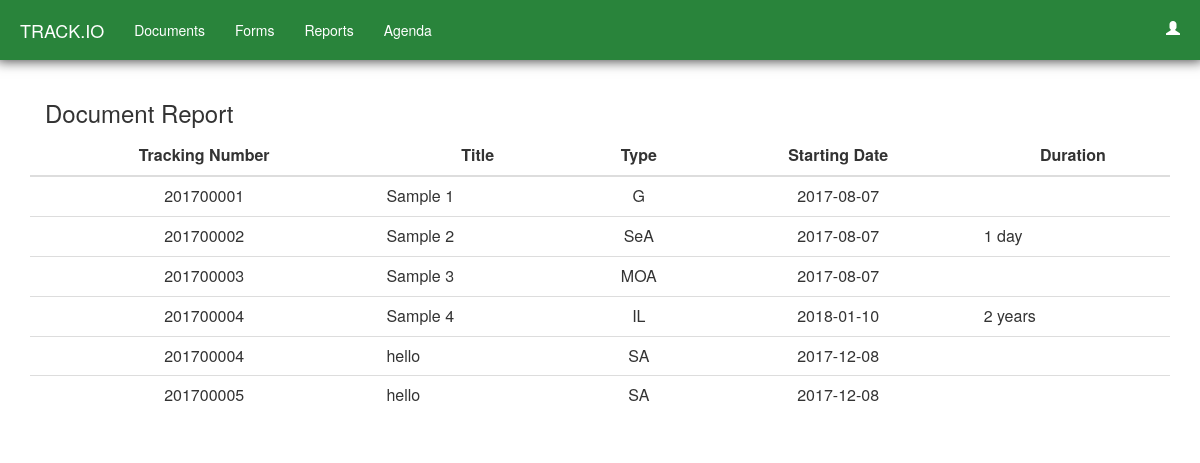
The app's page /createdocreport.php with its own data.
### tables this page shows
CREATE TABLE `documents` (
  `trackingNumber` int(11) NOT NULL,
  `requestingPartyID` int(11) DEFAULT NULL,
  `title` varchar(45) NOT NULL,
  `type` varchar(3) NOT NULL,
  `processingType` varchar(3) NOT NULL,
  `scope` varchar(45) NOT NULL,
  `startingDate` date NOT NULL,
  `amount` float DEFAULT NULL,
  `summary` varchar(50) DEFAULT NULL,
  `remarks` varchar(50) DEFAULT NULL,
  `duration` varchar(10) DEFAULT NULL,
  `annotationTrackingNumber` int(11) DEFAULT NULL,
  `revisionTrackingNumber` int(11) DEFAULT NULL,
  `status` varchar(3) NOT NULL,
  `dateApproved` date DEFAULT NULL,
  `dateSubmissionOfFinalCopy` date DEFAULT NULL,
  `finalComments` longtext,
  `store_safe` int(3) NOT NULL DEFAULT '1',
  PRIMARY KEY (`trackingNumber`,`type`,`processingType`,`status`),
  KEY `fk_documents_requesting_party1_idx` (`requestingPartyID`),
  KEY `fk_documents_doc_type_ref1_idx` (`type`),
  KEY `fk_documents_status_ref1_idx` (`status`),
  KEY `fk_documents_process_type_ref1_idx` (`processingType`),
  KEY `fk_docu_title` (`title`),
  CONSTRAINT `fk_documents_doc_type_ref1` FOREIGN KEY (`type`) REFERENCES `doc_type_ref` (`code`) ON DELETE NO ACTION ON UPDATE NO ACTION,
  CONSTRAINT `fk_documents_process_type_ref1` FOREIGN KEY (`processingType`) REFERENCES `process_type_ref` (`code`) ON DELETE NO ACTION ON UPDATE NO ACTION,
  CONSTRAINT `fk_documents_requesting_party1` FOREIGN KEY (`requestingPartyID`) REFERENCES `requesting_party` (`idNumber`) ON DELETE NO ACTION ON UPDATE NO ACTION,
  CONSTRAINT `fk_documents_status_ref1` FOREIGN KEY (`status`) REFERENCES `status_ref` (`code`) ON DELETE NO ACTION ON UPDATE NO ACTION
);

### createdocreport.php (the view, shortened to what this page needs)
<html>
	<head>
		<link rel="stylesheet" href="https://maxcdn.bootstrapcdn.com/bootstrap/3.3.7/css/bootstrap.min.css">
	</head>
	<?php
		require_once('mysql_connect.php');
		$usertype = $_SESSION['usertype'];
		$username = $_SESSION['username'];
	?>
	<body>
		<header>
			<nav class="navbar navbar-fixed-top">
				<div class="container-fluid">
					<div class="navbar-header">
						<a class="navbar-brand" href="home.php" style="color: white">TRACK.IO</a>
					</div>
					<div class="collapse navbar-collapse" id="bs-example-navbar-collapse-1">
						<ul class="nav navbar-nav navbar-left">
							<li class="dropdown"><a class="dropdown-toggle" data-toggle="dropdown">Documents</a>
							</li>
							<li class="dropdown"><a class="dropdown-toggle" data-toggle="dropdown">Forms</a>
							</li>
							<li class="dropdown"><a class="dropdown-toggle" data-toggle="dropdown">Reports</a>
							</li>
							<?php if ($usertype != '105') { echo '<li><a href="agendaview.php">Agenda</a></li>'; } ?>
						</ul>
						<div class="collapse navbar-collapse" id="bs-example-navbar-collapse-1">
							<ul class="nav navbar-nav navbar-right">
								<li class="dropdown"><a class="dropdown-toggle" data-toggle="dropdown"><span class="glyphicon glyphicon-user"></span><?php echo " " . $username; ?></a>
								</li>
							</ul>
						</div>
					</div>
				</div>
			</nav>
		</header>
		<div class="container">
			<h3>Document Report</h3>
				<div class="row">
		<?php
			$searchq = $_POST['searcher'];
			if ($searchq == null)
			{
				$sql = "SELECT trackingNumber,title,type,startingDate,duration FROM documents";
				$result = mysqli_query($dbc,$sql);
				$count = mysqli_num_rows($result);
				if (!$count==0) {
					echo
					'<table class="table table-hover">
						<thead>
							<tr>
								<th style="text-align: center;">Tracking Number</th>
								<th style="text-align: center;">Title</th>
								<th style="text-align: center;">Type</th>
								<th style="text-align: center;">Starting Date</th>
								<th style="text-align: center;">Duration</th>
							</tr>
						</tr>
						</thead><tbody>';
					while ($row=mysqli_fetch_array($result))
					{
						$tracking      =$row['trackingNumber'];
						$title         =$row['title'];
						$type          =$row['type'];
						$startingDate  =$row['startingDate'];
						$duration      =$row['duration'];
						echo "
						<tr>
						<td style='text-align: center;'>{$tracking}</td>
						<td>{$title}</td>
						<td style='text-align: center;'>{$type}</td>
						<td style='text-align: center;'>{$startingDate}</td>
						<td>{$duration}</td>
						</tr>";
					}
					echo "</tbody></table>";
				}
			}
		?>
			</div>
		</div>
	</body>
</html>

### createdocreport.php (style rules this page uses)
body { background-color: white; }
.container { padding-top: 80px; width: 95%; }
.navbar { background-color: #29843b; border-width: 5px; border-radius: 0px; -webkit-box-shadow: 0px -2px 12px 3px rgba(0,0,0,0.75); -moz-box-shadow: 0px -2px 12px 3px rgba(0,0,0,0.75); box-shadow: 0px -2px 12px 3px rgba(0,0,0,0.75); }
.navbar .nav > li > a, .navbar .nav > li > a { color: white; text-shadow: none; }
.navbar .nav > .dropdown > a, .navbar .nav > .dropdown > a:hover, .navbar .nav > .dropdown > a:focus { background-color: transparent; }

### records on screen
documents: trackingNumber "201700001", title "Sample 1", type "G", startingDate "2017-08-07"
documents: trackingNumber "201700002", title "Sample 2", type "SeA", startingDate "2017-08-07", duration "1 day"
documents: trackingNumber "201700003", title "Sample 3", type "MOA", startingDate "2017-08-07"
documents: trackingNumber "201700004", title "Sample 4", type "IL", startingDate "2018-01-10", duration "2 years"
documents: trackingNumber "201700004", title "hello", type "SA", startingDate "2017-12-08"
documents: trackingNumber "201700005", title "hello", type "SA", startingDate "2017-12-08"
